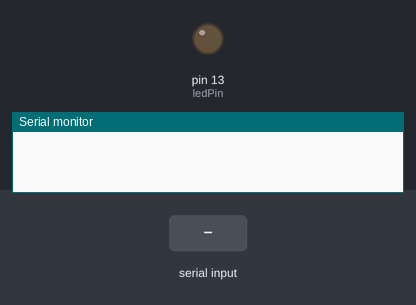
A sketch run on a simulated Arduino Uno, built with avr-gcc and run on an emulated ATmega328P. Shown: output pins drawn as LEDs (lit = HIGH), the last lines printed to the serial monitor. Inputs (shaded band) come from the test bench.

Above: at 1.2 s.
1.3 s: "1" received over Serial
At 2.5 s:
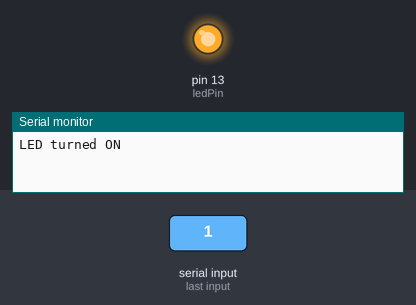
2.8 s: "0" received over Serial
At 3.9 s:
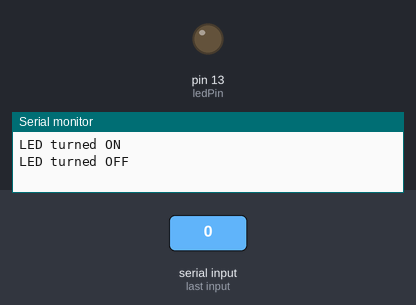
Timing chart, 0 to 5.8 s (numbered marks = the images above; inputs shaded):
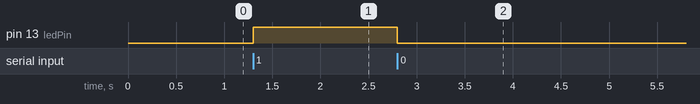

Measured:
- after the input at 1.3 s, pin 13 (ledPin): LOW → HIGH at once
- after the input at 2.8 s, pin 13 (ledPin): HIGH → LOW at once

The sketch:

serial_monitor.ino
```cpp
const int ledPin = 13;

void setup() {

  Serial.begin(9600);
  pinMode(ledPin, OUTPUT);
  digitalWrite(ledPin, LOW);
}

void loop() {
  if (Serial.available()>0) {
    char receivedChar = Serial.read();
    if (receivedChar == '1') {
      digitalWrite(ledPin, HIGH);
      Serial.println("LED turned ON");
    } else if (receivedChar == '0') {
      digitalWrite(ledPin, LOW);
      Serial.println("LED turned OFF");
    }
  }

}
```
